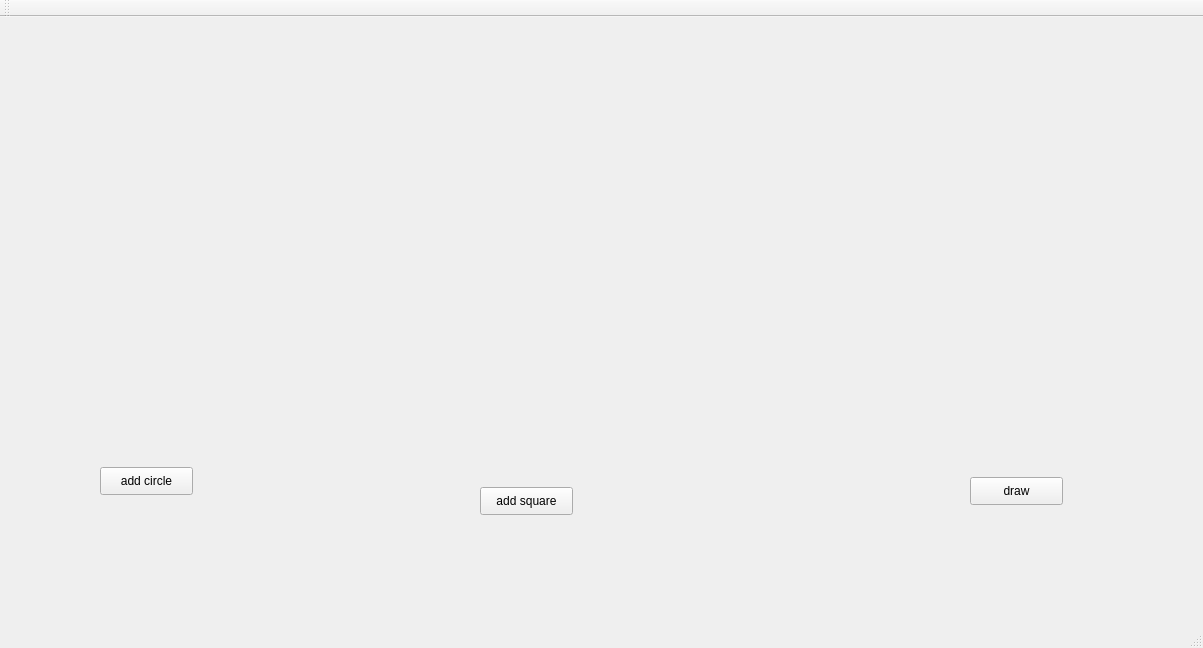
<?xml version="1.0" encoding="UTF-8"?>
<ui version="4.0">
 <class>MainWindow</class>
 <widget class="QMainWindow" name="MainWindow">
  <property name="geometry">
   <rect>
    <x>0</x>
    <y>0</y>
    <width>1203</width>
    <height>648</height>
   </rect>
  </property>
  <property name="windowTitle">
   <string>MainWindow</string>
  </property>
  <widget class="QWidget" name="centralWidget">
   <widget class="QLabel" name="label">
    <property name="geometry">
     <rect>
      <x>10</x>
      <y>10</y>
      <width>1171</width>
      <height>581</height>
     </rect>
    </property>
    <property name="text">
     <string/>
    </property>
   </widget>
   <widget class="QPushButton" name="add_circle">
    <property name="geometry">
     <rect>
      <x>100</x>
      <y>450</y>
      <width>93</width>
      <height>28</height>
     </rect>
    </property>
    <property name="text">
     <string>add circle</string>
    </property>
   </widget>
   <widget class="QPushButton" name="draw">
    <property name="geometry">
     <rect>
      <x>970</x>
      <y>460</y>
      <width>93</width>
      <height>28</height>
     </rect>
    </property>
    <property name="text">
     <string>draw</string>
    </property>
   </widget>
   <widget class="QPushButton" name="add_square">
    <property name="geometry">
     <rect>
      <x>480</x>
      <y>470</y>
      <width>93</width>
      <height>28</height>
     </rect>
    </property>
    <property name="text">
     <string>add square</string>
    </property>
   </widget>
  </widget>
  <widget class="QMenuBar" name="menuBar">
   <property name="geometry">
    <rect>
     <x>0</x>
     <y>0</y>
     <width>1203</width>
     <height>26</height>
    </rect>
   </property>
  </widget>
  <widget class="QToolBar" name="mainToolBar">
   <attribute name="toolBarArea">
    <enum>TopToolBarArea</enum>
   </attribute>
   <attribute name="toolBarBreak">
    <bool>false</bool>
   </attribute>
  </widget>
  <widget class="QStatusBar" name="statusBar"/>
 </widget>
 <layoutdefault spacing="6" margin="11"/>
 <resources/>
 <connections/>
</ui>
